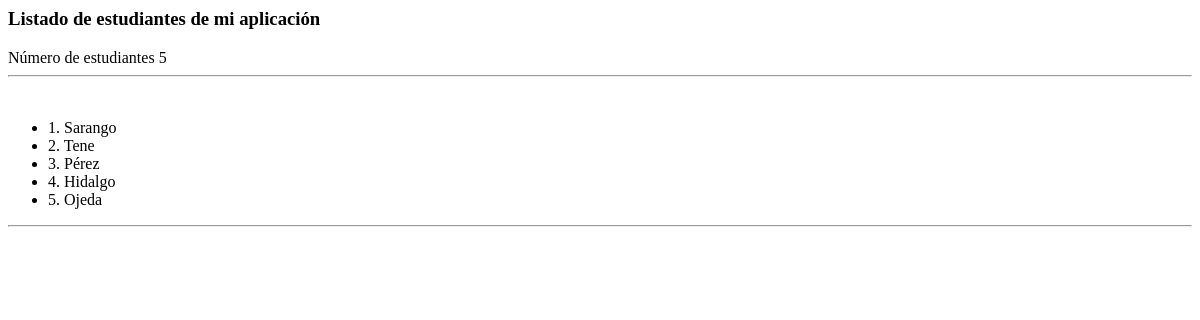
The page /administrativo/listado/estudiantes/todos on the database as committed earlier.
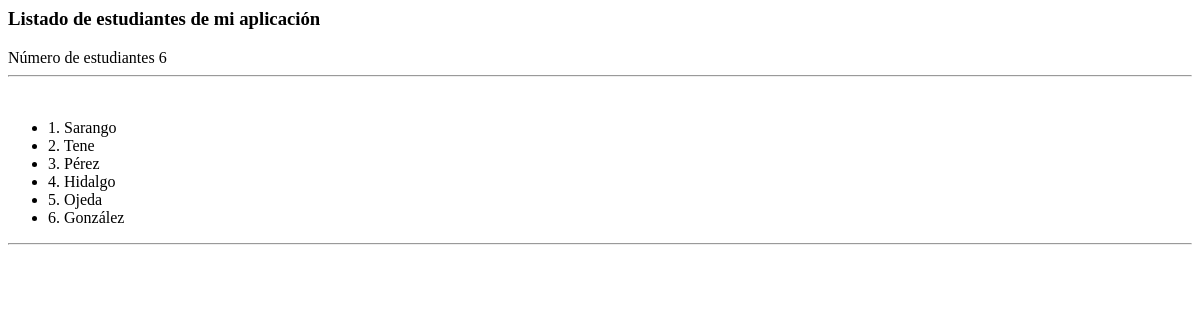
The same page on the database as committed later.
### administrativo/models.py (models this page shows, shortened)
class Estudiante(models.Model):
    nombre = models.CharField(max_length=30)
    apellido = models.CharField(max_length=30)
    cedula = models.CharField(max_length=30, unique=True)

### administrativo/views.py (the view)
# urls.py: path('listado/estudiantes/todos', views.listadoEstudiantes,
def listadoEstudiantes(request):
    estudiantes = Estudiante.objects.all()
    titulo = "Listado de estudiantes de mi aplicación"
    informacion_template = {'estudiantes': estudiantes,
    'numero_estudiantes': len(estudiantes), 'mititulo': titulo}
    return render(request, 'listadoEstudiantes.html', informacion_template)

### administrativo/templates/listadoEstudiantes.html (shortened to what this page needs)
<h3>{{ mititulo }}</h3>
Número de estudiantes {{ numero_estudiantes }}
<hr>
<ul>
{% for e in estudiantes %}
  <li>{{e.id}}. {{e.apellido}} </li>
{% endfor %}
</ul>
<hr>

Rows that differ between the two databases and show on the page:
added Estudiante: id "6", apellido "González"
Other text that changed with them:
{{ numero_estudiantes }}: "5" → "6"
